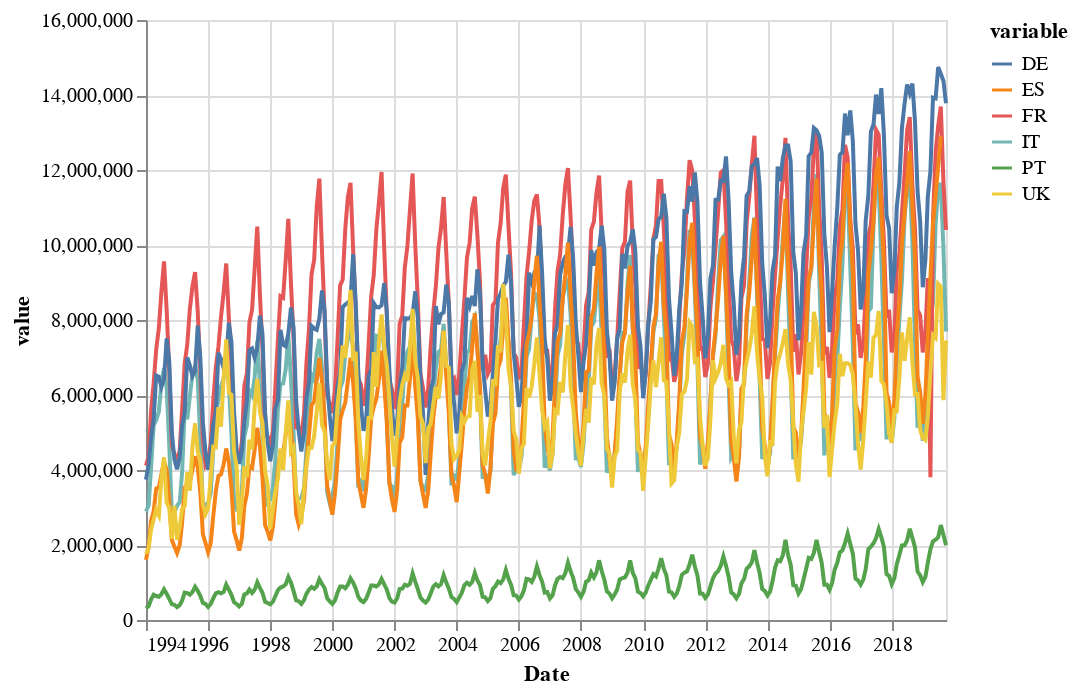

Notebook source saved alongside this figure:
### Code cell
import altair as alt

alt.Chart(df2).mark_line().encode(
    x = 'Date:T',
    y = 'value:Q',
    color='variable:N'
)

### Figure 1 — Vega-Lite specification as saved in the notebook (floating-point values rounded to 4 significant figures; data arrays with more than 128 entries replaced by an {"elided": "..."} marker saying what was removed)
{"config": {"view": {"continuousWidth": 400, "continuousHeight": 300}}, "data": {"name": "data-c7272b94194fad293a796155cf49b81f"}, "mark": "line", "encoding": {"color": {"field": "variable", "type": "nominal"}, "x": {"field": "Date", "type": "temporal"}, "y": {"field": "value", "type": "quantitative"}}, "$schema": "https://vega.github.io/schema/vega-lite/v4.17.0.json", "datasets": {"data-c7272b94194fad293a796155cf49b81f": {"elided": "1860 records"}}}
